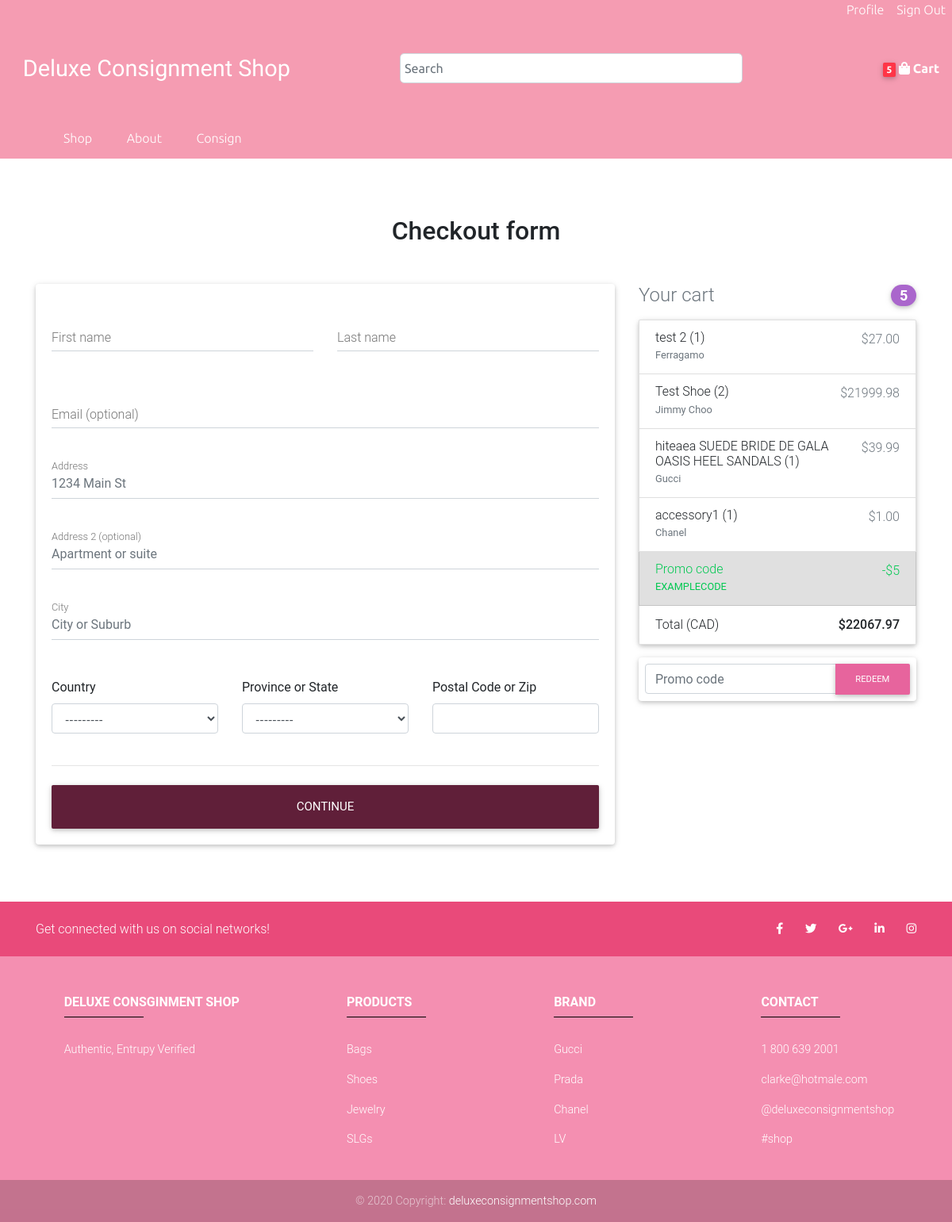
/checkout/ (signed in), run on an earlier commit of the app's database.
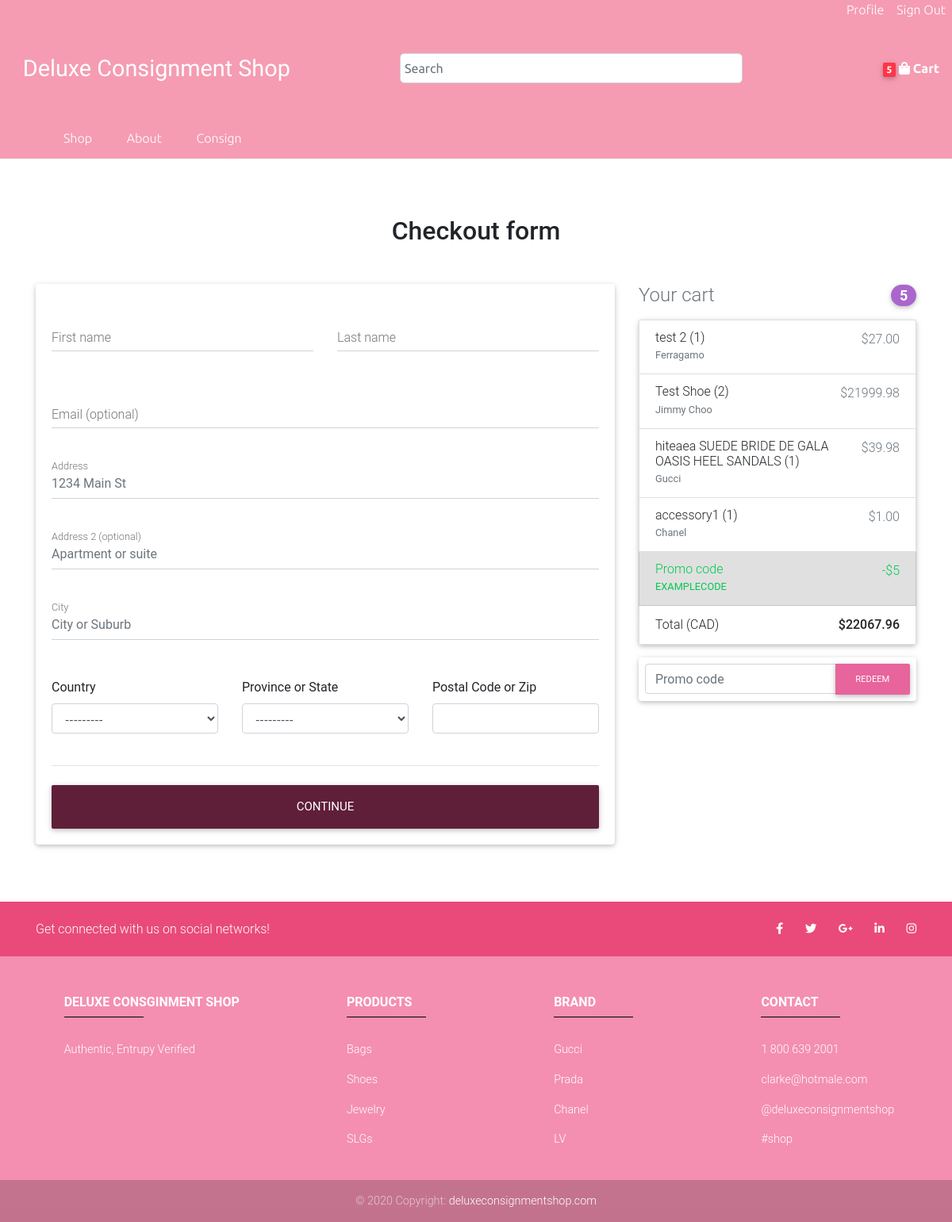
And on a later commit of the database.
### user/models.py (models this page shows, shortened)
class OrderItem(models.Model):
    product = models.ForeignKey(Product, on_delete=models.SET_NULL, null=True)
    order = models.ForeignKey(Order, on_delete=models.SET_NULL, null=True)
    quantity = models.IntegerField(default=0, null=True, blank=True)
    date_added = models.DateTimeField(auto_now_add=True)
    @property
    def get_total(self):
        return self.quantity * self.product.discount_price

### store/models.py (models this page shows, shortened)
class Product(models.Model):
    name = models.CharField(max_length=200)
    brand = models.CharField(max_length=100, choices=BRAND_CHOICES, null=True)
    price = models.DecimalField(max_digits=99, decimal_places=2)
    discount_price = models.DecimalField(max_digits=99, decimal_places=2, blank=True, null=True)
    featured = models.BooleanField(default=False)
    thumbnail = models.ImageField(null=True, blank=True, upload_to='thumbnails')
    quantity = models.IntegerField(default=1)
    date_created = models.DateTimeField(default=timezone.now)
    description = models.TextField(max_length=2000, null=True, blank=True)
    slug = models.SlugField(max_length=200, blank=True)
    @property
    def get_remove_from_cart_url(self):
        return reverse("shop:remove-from-cart", kwargs={
            'slug': self.slug
        })
    @property
    def get_brand(self):
        return self.get_brand_display()

### store/views.py (the view)
# urls.py: path('checkout/', store_views.checkout, name="checkout"),
def checkout(request):
    if request.user.is_authenticated:
        data = cartData(request)
        items = data['items']
        cart_quantity = data['cart_quantity']
        cart_total = data['cart_total']
    else:
        data = cookieCartData(request)
        items = data['items']
        cart_quantity = data['cart_quantity']
        cart_total = data['cart_total']
    products = Product.objects.all()
    form = ShippingAddressForm()
    context = {
        'products': products,
        'items': items,
        'cart_quantity': cart_quantity,
        'cart_total': cart_total,
        'form': form,
    }
    return render(request, 'store/checkout.html', context)

### store/utils.py (called while the page is built)
def cartData(request):
    customer = request.user.customer
    order, created = Order.objects.get_or_create(customer=customer, complete=False)
    items = order.orderitem_set.all()
    cart_quantity = order.get_cart_quantity
    cart_total = order.get_cart_total
    return {'order': order, 'items': items, 'cart_quantity': cart_quantity, 'cart_total': cart_total}

### user/models.py (called while the page is built)
    @property
    def get_cart_total(self):
        items = self.orderitem_set.all()
        return sum([item.get_total for item in items])

    @property
    def get_cart_quantity(self):
        items = self.orderitem_set.all()
        return sum([item.quantity for item in items])

### store/templates/store/checkout.html (shortened to what the changed rows need)
{% extends 'store/base.html' %}
{% load static %}
{% block content %}
<main class="mb-5 pt-4">
    <div class="container wow fadeIn">
        <h2 class="my-5 h2 text-center">Checkout form</h2>
        <div class="row">
            <div class="col-md-4 mb-4">
                <ul class="list-group mb-3 z-depth-1">
                    {% for item in items %}
                    <li class="list-group-item d-flex justify-content-between lh-condensed">
                        <div>
                            <h6 class="my-0">{{item.product.name}} ({{item.quantity}})</h6>
                            <small class="text-muted">{{item.product.get_brand}}</small>
                        </div>
                        <span class="text-muted">${{item.get_total}}</span>
                    </li>
                    {% endfor %}
                    <li class="list-group-item d-flex justify-content-between">
                        <span>Total (CAD)</span>
                        <strong>${{cart_total}}</strong>
                    </li>
                </ul>
            </div>
        </div>
    </div>
</main>
{% endblock content %}

What changed in the data, as far as the page shows it:
changed through a linked row, OrderItem "hiteaea SUEDE BRIDE DE GALA OASIS HEEL SANDALS": get_total "39.99" → "39.98"
Also different on the page:
{{ cart_total }}: "22067.97" → "22067.96"
